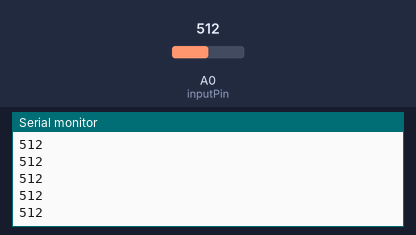
Recording of a sketch running on a simulated Arduino Uno, built with avr-gcc and run on an emulated ATmega328P. Parts: the last lines printed to the serial monitor. Inputs (shaded band) come from the test bench; at power-on: A0 (inputPin) = 512.

Above: at 1.2 s.
1.3 s: A0 (inputPin) set to 716
At 2.1 s:
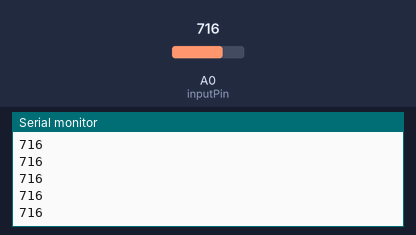
2.8 s: A0 (inputPin) set to 900
At 3.5 s:
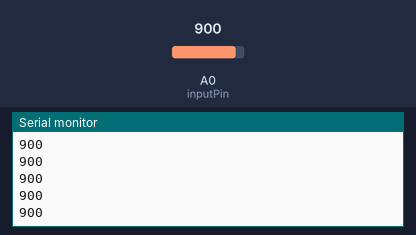
Timing chart, 0 to 5.8 s (numbered marks = the images above; inputs shaded):
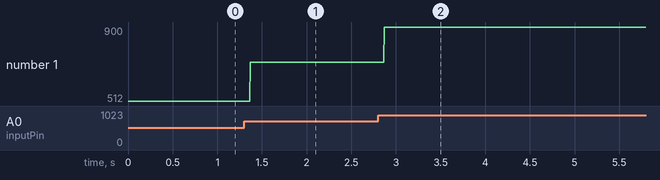

Measured:
- after the input at 1.3 s, the serial monitor: prints a new line after 0.07 s (image 1)
- after the input at 2.8 s, the serial monitor: prints a new line after 0.07 s (image 2)
- plotted number 1: 512 → 716 after the input at 1.3 s, 716 → 900 after the input at 2.8 s

The sketch:

Annalog_Potentiometer.ino
```cpp
const int inputPin = A0;

void setup() {
 Serial.begin(9600);
 pinMode(inputPin, INPUT);

}

void loop() {
  Serial.println(analogRead(inputPin));
}
```
